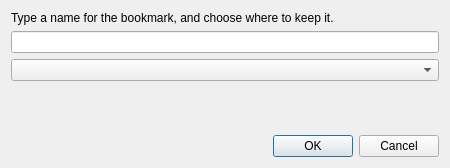
<?xml version="1.0" encoding="UTF-8"?>
<ui version="4.0">
 <class>browser::AddBookmarkDialog</class>
 <widget class="QDialog" name="browser::AddBookmarkDialog">
  <property name="geometry">
   <rect>
    <x>0</x>
    <y>0</y>
    <width>450</width>
    <height>168</height>
   </rect>
  </property>
  <property name="windowTitle">
   <string>Add Bookmark</string>
  </property>
  <layout class="QVBoxLayout" name="verticalLayout">
   <item>
    <widget class="QLabel" name="label">
     <property name="text">
      <string>Type a name for the bookmark, and choose where to keep it.</string>
     </property>
     <property name="textFormat">
      <enum>Qt::PlainText</enum>
     </property>
     <property name="wordWrap">
      <bool>true</bool>
     </property>
    </widget>
   </item>
   <item>
    <widget class="QLineEdit" name="name"/>
   </item>
   <item>
    <widget class="QComboBox" name="location"/>
   </item>
   <item>
    <spacer name="verticalSpacer">
     <property name="orientation">
      <enum>Qt::Vertical</enum>
     </property>
     <property name="sizeHint" stdset="0">
      <size>
       <width>20</width>
       <height>2</height>
      </size>
     </property>
    </spacer>
   </item>
   <item>
    <widget class="QDialogButtonBox" name="buttonBox">
     <property name="orientation">
      <enum>Qt::Horizontal</enum>
     </property>
     <property name="standardButtons">
      <set>QDialogButtonBox::Cancel|QDialogButtonBox::Ok</set>
     </property>
     <property name="centerButtons">
      <bool>false</bool>
     </property>
    </widget>
   </item>
  </layout>
 </widget>
 <resources/>
 <connections>
  <connection>
   <sender>buttonBox</sender>
   <signal>accepted()</signal>
   <receiver>browser::AddBookmarkDialog</receiver>
   <slot>accept()</slot>
   <hints>
    <hint type="sourcelabel">
     <x>248</x>
     <y>254</y>
    </hint>
    <hint type="destinationlabel">
     <x>157</x>
     <y>274</y>
    </hint>
   </hints>
  </connection>
  <connection>
   <sender>buttonBox</sender>
   <signal>rejected()</signal>
   <receiver>browser::AddBookmarkDialog</receiver>
   <slot>reject()</slot>
   <hints>
    <hint type="sourcelabel">
     <x>316</x>
     <y>260</y>
    </hint>
    <hint type="destinationlabel">
     <x>286</x>
     <y>274</y>
    </hint>
   </hints>
  </connection>
 </connections>
</ui>
